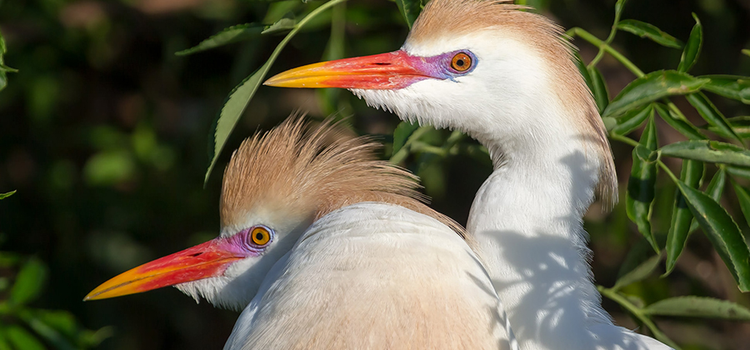
#> input picture A3/imgs/bird_rgba.png, 750 x 350 px; the run also reads 1 picture not shown here
$ python analyze_images.py
#> lines starting #> are read from the running program, lines starting #| are printed output that depends on the picture
from PIL import Image
import os
import numpy as np

# Get paths relative to the A3 directory (parent of tests/)
parent_dir = os.path.dirname(os.path.dirname(os.path.abspath(__file__)))
out_dir = os.path.join(parent_dir, "outImgs")
imgs_dir = os.path.join(parent_dir, "imgs")

def analyze_image_pair(input_path, output_path, test_name):
    """Analyze input and output images to describe the effect"""
    if not os.path.exists(input_path) or not os.path.exists(output_path):
        return f"{test_name}: Files not found"

    input_img = Image.open(input_path)
    output_img = Image.open(output_path)

    input_arr = np.array(input_img.convert('RGB'))
    output_arr = np.array(output_img.convert('RGB'))

    # Calculate statistics
    input_mean = input_arr.mean()
    output_mean = output_arr.mean()
    input_std = input_arr.std()
    output_std = output_arr.std()

    # Calculate difference
    diff = np.abs(input_arr.astype(float) - output_arr.astype(float))
    mean_diff = diff.mean()
    max_diff = diff.max()

    result = f"{test_name}:\n"
    result += f"  Input size: {input_img.size}, mode: {input_img.mode}\n"
    result += f"  Output size: {output_img.size}, mode: {output_img.mode}\n"
    result += f"  Mean brightness change: {output_mean - input_mean:.2f}\n"
    result += f"  Std deviation change: {output_std - input_std:.2f}\n"
    result += f"  Mean absolute difference: {mean_diff:.2f}\n"
    result += f"  Max difference: {max_diff:.2f}\n"

    # Qualitative assessment
    if mean_diff < 5:
        result += "  Effect: Very subtle/minimal change\n"
    elif mean_diff < 15:
        result += "  Effect: Moderate change\n"
    else:
        result += "  Effect: Strong/noticeable change\n"

    return result

# Analyze unsharp masking tests
print("="*60)
print("UNSHARP MASKING TEST RESULTS")
print("="*60)

# Test 1: Varying k parameter
for k in [0.3, 0.5, 0.7, 1.5]:
    input_path = os.path.join(imgs_dir, "noise_1.jpg")
    output_path = os.path.join(out_dir, f"unsharp_test1_noise1_k{k}.jpg")
    print(analyze_image_pair(input_path, output_path, f"Test 1: k={k}"))

# Test 2: Varying kernel sizes
for kernel in [3, 5, 7, 9]:
    input_path = os.path.join(imgs_dir, "noise_2.jpg")
    output_path = os.path.join(out_dir, f"unsharp_test2_noise2_kernel{kernel}.jpg")
    print(analyze_image_pair(input_path, output_path, f"Test 2: kernel={kernel}"))

# Test 3: bird_rgba
input_path = os.path.join(imgs_dir, "bird_rgba.png")
output_path = os.path.join(out_dir, "unsharp_test3_bird_rgb.png")
print(analyze_image_pair(input_path, output_path, "Test 3: bird_rgba"))
#> in analyze_image_pair, input_img is the input picture: PIL image 750x350 RGBA; mean R, G, B, A 97.6, 93.8, 72.3, 255
#> in analyze_image_pair (call 9), `input_mean = input_arr.mean()`: input_mean = 87.9
#> in analyze_image_pair (call 9), `output_mean = output_arr.mean()`: output_mean = 87.45
#> in analyze_image_pair (call 9), `input_std = input_arr.std()`: input_std = 78.14
#> in analyze_image_pair (call 9), `output_std = output_arr.std()`: output_std = 78.91
#> in analyze_image_pair (call 9), `diff = np.abs(input_arr.astype(float) - output_arr.astype(float))`:
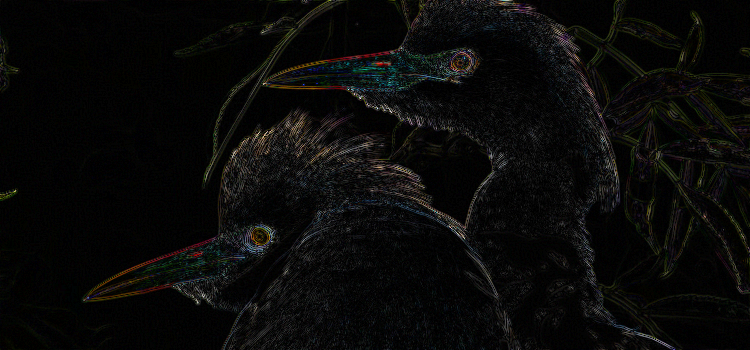
#> diff: shape (350, 750, 3) float64; mean R, G, B 2.3, 2.3, 2; drawn with min black and max white
#> in analyze_image_pair (call 9), `mean_diff = diff.mean()`: mean_diff = 2.19
#> in analyze_image_pair (call 9), `max_diff = diff.max()`: max_diff = 57

# Test 4: dog_rgb
input_path = os.path.join(imgs_dir, "dog_rgb.jpg")
output_path = os.path.join(out_dir, "unsharp_test4_dog_rgb.jpg")
print(analyze_image_pair(input_path, output_path, "Test 4: dog_rgb"))
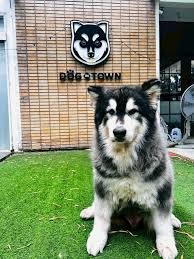
#> input picture A3/imgs/dog_rgb.jpg, 194 x 259 px
#> in analyze_image_pair, input_img is the input picture: PIL image 194x259 RGB; mean R, G, B 128.3, 140.8, 111.2
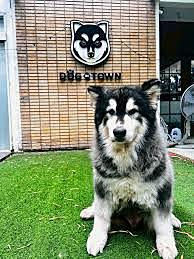
#> input picture A3/outImgs/unsharp_test4_dog_rgb.jpg, 194 x 259 px
#> in analyze_image_pair, output_img is the input picture: PIL image 194x259 RGB; mean R, G, B 128.3, 140.5, 111.2
#> in analyze_image_pair (call 10), `input_mean = input_arr.mean()`: input_mean = 126.8
#> in analyze_image_pair (call 10), `output_mean = output_arr.mean()`: output_mean = 126.7
#> in analyze_image_pair (call 10), `input_std = input_arr.std()`: input_std = 70.74
#> in analyze_image_pair (call 10), `output_std = output_arr.std()`: output_std = 76.12
#> in analyze_image_pair (call 10), `diff = np.abs(input_arr.astype(float) - output_arr.astype(float))`:
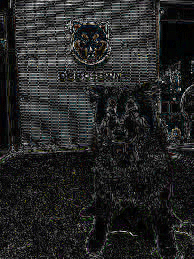
#> diff: shape (259, 194, 3) float64; mean R, G, B 8.8, 8.9, 8.8; drawn with min black and max white
#> in analyze_image_pair (call 10), `mean_diff = diff.mean()`: mean_diff = 8.85
#> in analyze_image_pair (call 10), `max_diff = diff.max()`: max_diff = 61

print("\n" + "="*60)
print("GAUSSIAN BLUR TEST RESULTS")
print("="*60)

# Test 1: Varying sigma
for sigma in [0.5, 1.0, 2.0]:
    input_path = os.path.join(imgs_dir, "gdorleans_noise.jpg")
    output_path = os.path.join(out_dir, f"blur_test1_gdorleans_sigma{sigma}.jpg")
    print(analyze_image_pair(input_path, output_path, f"Test 1: sigma={sigma}"))

# Test 2: Varying kernel sizes
for kernel in [3, 5, 7, 9]:
    input_path = os.path.join(imgs_dir, "gdorleans_noise.jpg")
    output_path = os.path.join(out_dir, f"blur_test2_gdorleans_kernel{kernel}.jpg")
    print(analyze_image_pair(input_path, output_path, f"Test 2: kernel={kernel}"))

# Test 3: bird_rgba
input_path = os.path.join(imgs_dir, "bird_rgba.png")
output_path = os.path.join(out_dir, "blur_test3_bird_rgb.png")
print(analyze_image_pair(input_path, output_path, "Test 3: bird_rgba"))

# Test 4: dog_rgb
input_path = os.path.join(imgs_dir, "dog_rgb.jpg")
output_path = os.path.join(out_dir, "blur_test4_dog_rgb.jpg")
print(analyze_image_pair(input_path, output_path, "Test 4: dog_rgb"))
